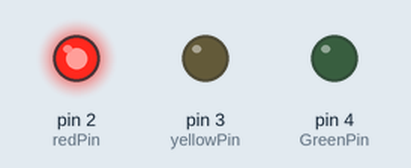
Simulated run of this sketch. Board: Arduino Uno, built with avr-gcc and run on an emulated ATmega328P. Shown: output pins drawn as LEDs (lit = HIGH).

Above: at 1.5 s.
At 4.5 s:
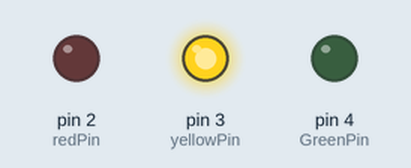
At 7.5 s:
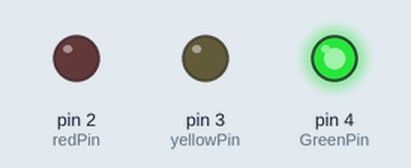
Timing chart, 0 to 11.7 s (numbered marks = the images above):
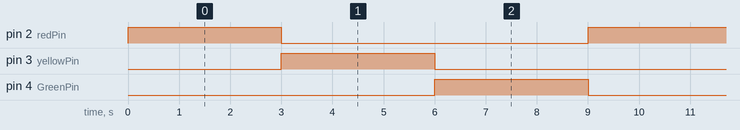

Measured:
- by itself, pin 2 (redPin), pin 3 (yellowPin), pin 4 (GreenPin): alternates HIGH for 3.0 s and LOW for 6.0 s
- by itself, everything shown: repeats every 9.0 s, in 4 steps

The sketch:

Traffic_Light.ino
```cpp
int redPin = 2;
int yellowPin = 3;
int GreenPin = 4;
int gaps = 3000;

void setup(){
  pinMode(redPin,OUTPUT);
  pinMode(yellowPin,OUTPUT);
  pinMode(GreenPin,OUTPUT);

}

void loop(){

  digitalWrite(redPin,HIGH);
  delay(gaps);
  digitalWrite(redPin,LOW);

  digitalWrite(yellowPin,HIGH);
  delay(gaps);
  digitalWrite(yellowPin,LOW);

  digitalWrite(GreenPin,HIGH);
  delay(gaps);
  digitalWrite(GreenPin,LOW);

}
```
